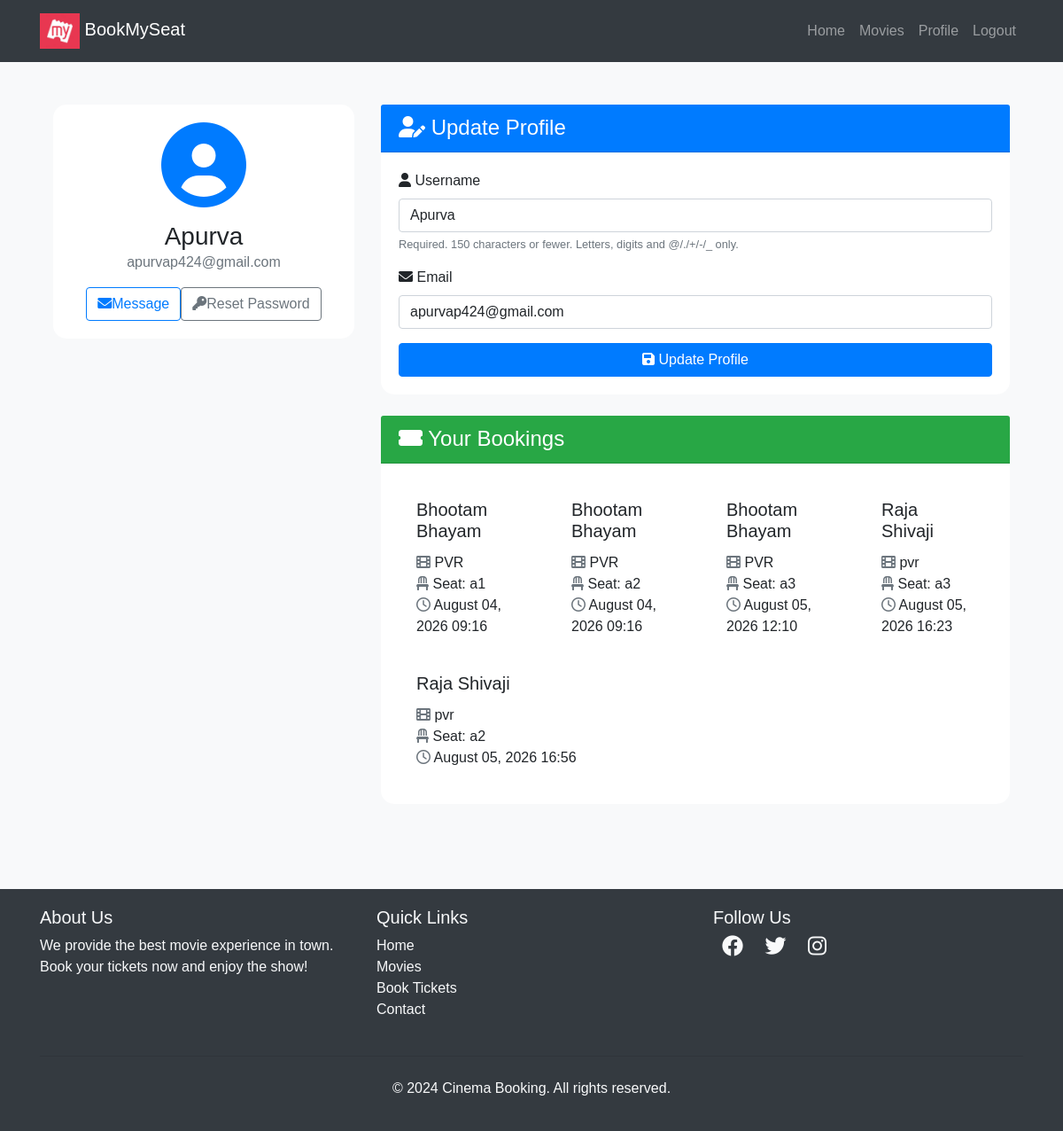
The app's page /users/profile/ (signed in) with its own data.
### movies/models.py (models this page shows, shortened)
class Booking(models.Model):
    user = models.ForeignKey(
    User,
    on_delete=models.CASCADE,
    related_name="bookings"
)
    seat=models.OneToOneField(Seat,on_delete=models.CASCADE)
    movie=models.ForeignKey(Movie,on_delete=models.CASCADE)
    theater=models.ForeignKey(Theater,on_delete=models.CASCADE)
    booked_at=models.DateTimeField(auto_now_add=True)

class Movie(models.Model):
    name= models.CharField(max_length=255)
    image= models.ImageField(upload_to="movies/")
    rating = models.DecimalField(max_digits=3,decimal_places=1)
    cast= models.TextField()
    description= models.TextField(blank=True,null=True) # optional

class Theater(models.Model):
    name = models.CharField(max_length=255)
    movie = models.ForeignKey(Movie,on_delete=models.CASCADE,related_name='theaters')
    time= models.DateTimeField()

class Seat(models.Model):
    theater = models.ForeignKey(Theater,on_delete=models.CASCADE,related_name='seats')
    seat_number = models.CharField(max_length=10)
    is_booked=models.BooleanField(default=False)

### users/views.py (the view)
# urls.py: path('profile/', profile, name='profile'),
@login_required
def profile(request):
    bookings= Booking.objects.filter(user=request.user)
    if request.method == 'POST':
        u_form = UserUpdateForm(request.POST, instance=request.user)
        if u_form.is_valid():
            u_form.save()
            return redirect('profile')
    else:
        u_form = UserUpdateForm(instance=request.user)
    return render(request, 'users/profile.html', {'u_form': u_form,'bookings':bookings})

### users/forms.py
class UserUpdateForm(forms.ModelForm):
    email = forms.EmailField()
    class Meta:
        model = User
        fields = ['username', 'email']

### bookmyseat/templates/users/profile.html (shortened to what this page needs)
{% extends "users/basic.html" %} {% block content %}
<div class="container py-5">
  <div class="row">
    <div class="col-lg-4 mb-4">
      <div class="card shadow">
        <div class="card-body text-center">
          <div class="mb-3">
            <i class="fas fa-user-circle fa-6x text-primary"></i>
          </div>
          <h3 class="card-title mb-0">{{ user.username }}</h3>
          <p class="text-muted mb-3">{{ user.email }}</p>
          <div class="d-flex justify-content-center">
            <a href="#" class="btn btn-outline-primary me-2"><i class="fas fa-envelope me-2"></i>Message</a>
            <a href="{% url 'password_reset' %}" class="btn btn-outline-secondary"><i class="fas fa-key me-2"></i>Reset Password</a>
          </div>
        </div>
      </div>
    </div>
    <div class="col-lg-8">
      <div class="card shadow mb-4">
        <div class="card-header bg-primary text-white">
          <h4 class="mb-0"><i class="fas fa-user-edit me-2"></i> Update Profile</h4>
        </div>
        <div class="card-body">
          <form method="POST">
            {% for field in u_form %}
              <div class="mb-3">
                <label for="{{ field.id_for_label }}" class="form-label">
                  <i class="fas fa-{% if field.name == 'username' %}user{% elif field.name == 'email' %}envelope{% else %}info-circle{% endif %} me-2"></i>
                  {{ field.label }}
                </label>
                {{ field }}
                {% if field.help_text %}
                  <small class="form-text text-muted">{{ field.help_text }}</small>
                {% endif %}
              </div>
            {% endfor %}
            <button class="btn btn-primary w-100" type="submit"><i class="fas fa-save me-2"></i> Update Profile</button>
          </form>
        </div>
      </div>
      <div class="card shadow">
        <div class="card-header bg-success text-white">
          <h4 class="mb-0"><i class="fas fa-ticket-alt me-2"> </i> Your Bookings</h4>
        </div>
        <div class="card-body">
          {% if bookings %}
            <div class="row row-cols-1 row-cols-md-2 g-4">
              {% for booking in bookings %}
                <div class="col">
                  <div class="card h-100 border-0 shadow-sm">
                    <div class="card-body">
                      <h5 class="card-title">{{ booking.movie.name }}</h5>
                      <p class="card-text">
                        <i class="fas fa-film me-2 text-muted"> </i>  {{ booking.theater.name }}<br>
                        <i class="fas fa-chair me-2 text-muted"> </i>  Seat: {{ booking.seat.seat_number }}<br>
                        <i class="far fa-clock me-2 text-muted"> </i>  {{ booking.booked_at|date:"F d, Y H:i" }}
                      </p>
                    </div>
                  </div>
                </div>
              {% endfor %}
            </div>
          {% else %}
            <div class="text-center py-5">
              <i class="fas fa-ticket-alt fa-4x text-muted mb-3"></i>
              <p class="lead mb-0">No bookings yet. Time to plan your next movie night!</p>
            </div>
          {% endif %}
        </div>
      </div>
    </div>
  </div>
</div>
<link rel="stylesheet" href="https://cdnjs.cloudflare.com/ajax/libs/font-awesome/6.0.0-beta3/css/all.min.css">
{% endblock %}

### bookmyseat/templates/users/basic.html (shortened to what this page needs)
<!DOCTYPE html>
<html lang="en">
  <head>
    <link
      href="https://cdn.jsdelivr.net/npm/bootstrap-icons/font/bootstrap-icons.css"
      rel="stylesheet"
    />
    <link
      rel="stylesheet"
      href="https://maxcdn.bootstrapcdn.com/bootstrap/4.0.0/css/bootstrap.min.css"
    />
    <link
      rel="stylesheet"
      href="https://cdnjs.cloudflare.com/ajax/libs/font-awesome/5.15.3/css/all.min.css"
    />
  </head>
  <body>
    <nav class="navbar navbar-expand-lg navbar-dark bg-dark">
      <div class="container">
        <a class="navbar-brand" href="/"
          ><img
            alt="logo"
            height="40"
            width="45"
          />
          BookMySeat</a
        >
        <div class="collapse navbar-collapse" id="navbarNav">
          <ul class="navbar-nav ml-auto">
            {% if user.is_authenticated %}
            <li class="nav-item">
              <a class="nav-link" href="/">Home</a>
            </li>
            <li class="nav-item">
              <a class="nav-link" href="/movies">Movies</a>
            </li>
            <li class="nav-item">
              <a class="nav-link" href="{% url 'profile' %}">Profile</a>
            </li>
            <li class="nav-item">
              <form method="Post" action="{% url 'logout' %}">
                <button
                  type="submit"
                  class="nav-link"
                  style="border: none; background: none"
                >
                  Logout
                </button>
              </form>
            </li>
            {% endif %}
          </ul>
        </div>
      </div>
    </nav>
    <div class="container">{% block content %} {% endblock %}</div>
    <footer class="footer mt-5">
      <div class="container">
        <div class="row">
          <div class="col-md-4 mb-4 mb-md-0">
            <h5>About Us</h5>
            <p>
              We provide the best movie experience in town. Book your tickets
              now and enjoy the show!
            </p>
          </div>
          <div class="col-md-4 mb-4 mb-md-0">
            <h5>Quick Links</h5>
            <ul class="list-unstyled">
              <li><a href="#">Home</a></li>
              <li><a href="#">Movies</a></li>
              <li><a href="#">Book Tickets</a></li>
              <li><a href="#">Contact</a></li>
            </ul>
          </div>
          <div class="col-md-4">
            <h5>Follow Us</h5>
            <div class="social-icons">
              <a href="#"><i class="fab fa-facebook"></i></a>
              <a href="#"><i class="fab fa-twitter"></i></a>
              <a href="#"><i class="fab fa-instagram"></i></a>
            </div>
          </div>
        </div>
        <hr class="mt-4 mb-4" />
        <div class="text-center">
          <p>&copy; 2024 Cinema Booking. All rights reserved.</p>
        </div>
      </div>
    </footer>
  </body>
</html>

### bookmyseat/templates/users/basic.html (style rules this page uses)
body { font-family: Arial, sans-serif; }
.navbar { background-color: #fff; padding: 10px 20px; }
.navbar-brand img { height: 40px; }
.navbar-nav .nav-link { color: #000; }
.footer { background-color: #343a40; color: #f8f9fa; padding: 20px 0; }
.footer a { color: #f8f9fa; text-decoration: none; }
.footer .social-icons i { font-size: 24px; margin: 0 10px; transition: color 0.3s; }

### bookmyseat/templates/users/profile.html (style rules this page uses)
body { background-color: #f8f9fa; }
.card { border-radius: 15px; border: none; transition: transform 0.3s ease-in-out; }
.card-header { border-top-left-radius: 15px; border-top-right-radius: 15px; }
form input, form select, form textarea { display: block; width: 100%; padding: 0.375rem 0.75rem; font-size: 1rem; font-weight: 400; line-height: 1.5; color: #212529; background-color: #fff; background-clip: padding-box; border: 1px solid #ced4da; border-radius: 0.25rem; transition: border-color 0.15s ease-in-out, box-shadow 0.15s ease-in-out; }

### records on screen
Booking: movie.name "Bhootam Bhayam", theater.name "PVR", seat.seat_number "a1", booked_at "August 04, 2026 09:16"
Booking: movie.name "Bhootam Bhayam", theater.name "PVR", seat.seat_number "a2", booked_at "August 04, 2026 09:16"
Booking: movie.name "Bhootam Bhayam", theater.name "PVR", seat.seat_number "a3", booked_at "August 05, 2026 12:10"
Booking: movie.name "Raja Shivaji", theater.name "pvr", seat.seat_number "a3", booked_at "August 05, 2026 16:23"
Booking: movie.name "Raja Shivaji", theater.name "pvr", seat.seat_number "a2", booked_at "August 05, 2026 16:56"

### other values on screen
{{ user.username }} "Apurva"
{{ user.email }} "apurvap424@gmail.com"
{{ field.label }} "Username" "Email"
{{ field.help_text }} "Required. 150 characters or fewer. Letters, digits and @/./+/-/_ only."
